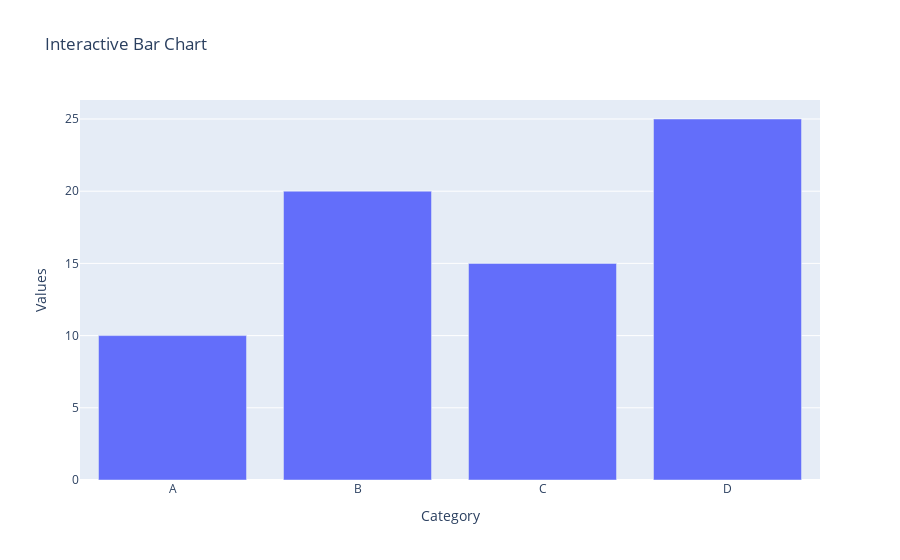

Here is the notebook cell this chart was saved with:
### Markdown cell above
#### **Task 1: Create a Bar Chart**

### Code cell
import plotly.express as px
import pandas as pd

# Create a DataFrame
data = pd.DataFrame({
    "Category": ["A", "B", "C", "D"],
    "Values": [10, 20, 15, 25]
})

# Create a bar chart
fig = px.bar(data, x="Category", y="Values", title="Interactive Bar Chart")
fig.show()

### Figure 1 — Plotly figure (JSON) as saved in the notebook; plotly's stock layout.template omitted (floating-point values rounded to 4 significant figures)
{"data": [{"alignmentgroup": "True", "hovertemplate": "Category=%{x}<br>Values=%{y}<extra></extra>", "legendgroup": "", "marker": {"color": "#636efa", "pattern": {"shape": ""}}, "name": "", "offsetgroup": "", "orientation": "v", "showlegend": false, "textposition": "auto", "type": "bar", "x": ["A", "B", "C", "D"], "xaxis": "x", "y": [10, 20, 15, 25], "yaxis": "y"}], "layout": {"autosize": true, "barmode": "relative", "legend": {"tracegroupgap": 0}, "title": {"text": "Interactive Bar Chart"}, "xaxis": {"anchor": "y", "autorange": true, "domain": [0, 1], "range": [-0.5, 3.5], "title": {"text": "Category"}, "type": "category"}, "yaxis": {"anchor": "x", "autorange": true, "domain": [0, 1], "range": [0, 26.32], "title": {"text": "Values"}, "type": "linear"}}}
